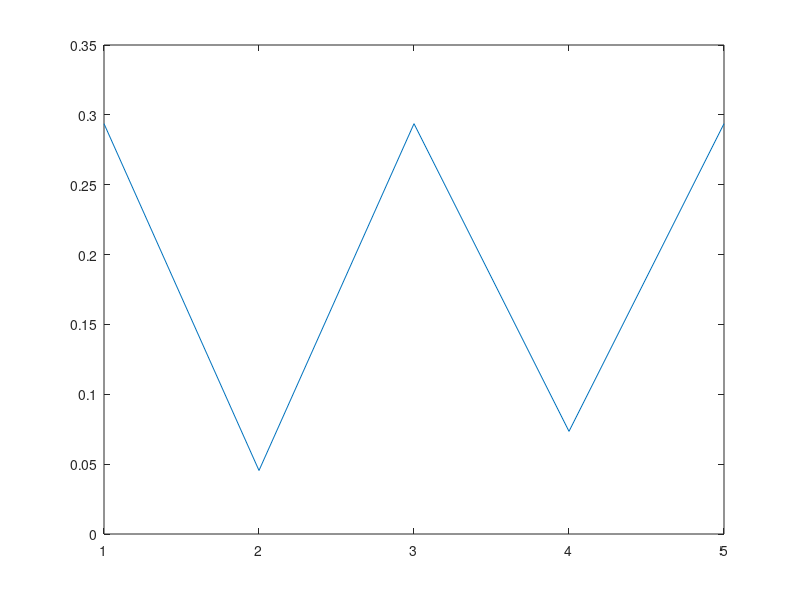

MATLAB code for this plot: (Note: this script raises an error after producing the figure.)
close all
clear

n = 5;
opt_iters = 5000;
        
sig_to_noise = .3; % 1 = high noise, 0 = no noise

C = zeros(n,n);
for i = 1:n
    for j = 1:n
        C(i,j) = abs(i-j);
    end
end

% C = ones(n,n) - eye(n);

% source = [rand(n-1,1)/(n-1); 0];
% source(end) = 1-sum(source);

source = zeros(n,1);
% source(randperm(n,2))=1;
source = source + sig_to_noise*rand(n,1);
source(1) = 1;

source(3) = 1;

source(n) = 1;
source = source/sum(source);
% 
% source = [    0.2972,    0.0376,    0.2972,    0.0706,    0.2972]';
% 
% for epsilon = [.001, .01, .1, 1]
% epsilon
% K = exp(-C/epsilon);
% sinkhorn_algo_polo_dist(C, K, epsilon, source, source);
% end
% return

figure
plot(source)

mesh_size = 5;
mesh_v = linspace(0,1,mesh_size);
targets_size = length(mesh_v)^n;
% stat_sig = 10000;

% lambda_v = 10.^(-12:1:10);
% lambda_v = 10.^(-2:.1:2);
lambda_v = 10.^(-10:3);
% lambda_v = 10^-10;

for epsilon = [.001, .01, .1, 1]
epsilon
K = exp(-C/epsilon);
    
for thresh = [.5]
thresh

for max_grad_descent_steps = [0, 10]
max_grad_descent_steps
tic

dist_W_v = zeros(targets_size,length(lambda_v));
dist_l1_v = zeros(targets_size,length(lambda_v));
dist_l2_v = zeros(targets_size,length(lambda_v));
target_W_v = zeros(targets_size,length(lambda_v),n);
target_l1_v = zeros(targets_size,length(lambda_v),n);
target_l2_v = zeros(targets_size,length(lambda_v),n);
target_W_entropy = zeros(length(lambda_v),1);
target_L1_entropy = zeros(length(lambda_v),1);
target_L2_entropy = zeros(length(lambda_v),1);
target_W_points = zeros(length(lambda_v),1);
target_L1_points = zeros(length(lambda_v),1);
target_L2_points = zeros(length(lambda_v),1);
for lambda_ind = 1:length(lambda_v)
%     lambda_ind
    lambda = lambda_v(lambda_ind);
    targets = deterministic_dist(n,mesh_v);
    parfor rand_ind = 1:targets_size % stat_sig % parfor
        
%         target = rand_dist(n);
        target = targets(:,rand_ind);
        
        [obj_val, target_OT] = OT_grad_descent(max_grad_descent_steps, lambda,...
            C, K, epsilon, source, target, opt_iters);
        dist_W_v(rand_ind,lambda_ind) = obj_val;
        target_W_v(rand_ind,lambda_ind,:) = target_OT;

        p = 1;
        [obj_val, target_L1] = LP_grad_descent(max_grad_descent_steps, lambda,...
            source, target, p);
        dist_l1_v(rand_ind,lambda_ind) = obj_val;
        target_l1_v(rand_ind,lambda_ind,:) = target_L1;

        p = 2;
        [obj_val, target_L2] = LP_grad_descent(max_grad_descent_steps, lambda,...
            source, target, p);
        dist_l2_v(rand_ind,lambda_ind) = obj_val;
        target_l2_v(rand_ind,lambda_ind,:) = target_L2;
    end
    
%     'dist to itself'
%     sinkhorn_algo_polo_dist(C, K, epsilon, source, source)

    [M,I] = min(dist_W_v(:,lambda_ind));
    optimal_target = target_W_v(I,lambda_ind,:);
    target_W_entropy(lambda_ind) = entropy1D(optimal_target);
    target_W_points(lambda_ind) = L0(optimal_target, thresh);

%     figure;
%     plot_sq(optimal_target);
%     title('W');
    
    
    [M,I2] = min(dist_l1_v(:,lambda_ind));
    optimal_target = target_l1_v(I2,lambda_ind,:);
    target_L1_entropy(lambda_ind) = entropy1D(optimal_target);
    target_L1_points(lambda_ind) = L0(optimal_target, thresh);

%     figure;
%     plot_sq(optimal_target);
%     title('L1');
    
    
    [M,I3] = min(dist_l2_v(:,lambda_ind));
    optimal_target = target_l2_v(I3,lambda_ind,:);
    target_L2_entropy(lambda_ind) = entropy1D(optimal_target);
    target_L2_points(lambda_ind) = L0(optimal_target, thresh);

%     figure;
%     plot_sq(optimal_target);
%     title('L2');
    
%     return
end

% if false
% figure
% semilogx(   lambda_v,target_W_entropy,'-*',...
%             lambda_v,target_L1_entropy,'-o',...
%             lambda_v,target_L2_entropy,'-s')
% xlabel('\lambda')
% ylabel('entropy(v)')
% legend('d=W1','d=L1','d=L2')

% figure
% semilogx(   lambda_v,exp(target_W_entropy),'-*',...
%             lambda_v,exp(target_L1_entropy),'-o',...
%             lambda_v,exp(target_L2_entropy),'-s')
% xlabel('\lambda')
% ylabel('exp(entropy(v))')
% legend('d=W1','d=L1','d=L2')
% target_W_points
% target_L1_points
% target_L2_points
figure
semilogx(   lambda_v,target_W_points,'-*',...
            lambda_v,target_L1_points,'-o',...
            lambda_v,target_L2_points,'-s')
xlabel('\lambda')
ylabel('L0(v)')
legend('d=W1','d=L1','d=L2')
% end
toc
end
end
end
